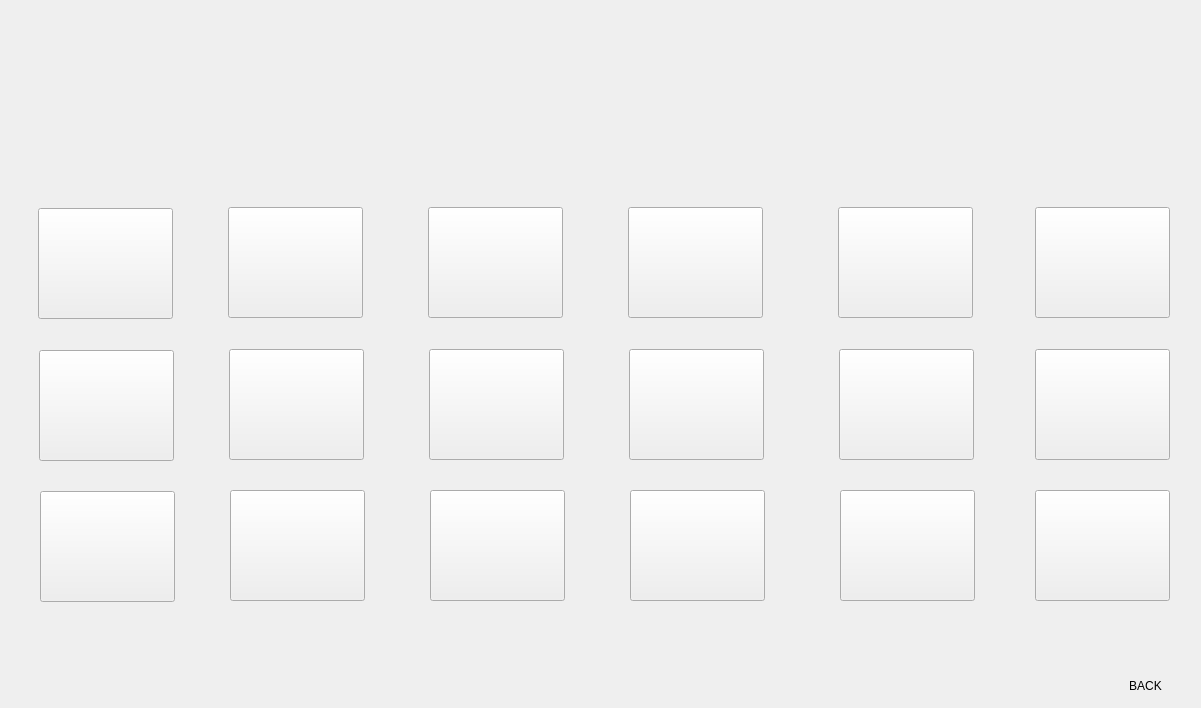
<?xml version="1.0" encoding="UTF-8"?>
<ui version="4.0">
 <class>MainWindow</class>
 <widget class="QMainWindow" name="MainWindow">
  <property name="geometry">
   <rect>
    <x>0</x>
    <y>0</y>
    <width>1201</width>
    <height>708</height>
   </rect>
  </property>
  <property name="windowTitle">
   <string>MainWindow</string>
  </property>
  <property name="styleSheet">
   <string notr="true">background-image:url(:/MENU/278352262_1030851091181698_28569167491434822_n.png);</string>
  </property>
  <widget class="QWidget" name="centralwidget">
   <widget class="QPushButton" name="pushButton">
    <property name="geometry">
     <rect>
      <x>38</x>
      <y>208</y>
      <width>135</width>
      <height>111</height>
     </rect>
    </property>
    <property name="styleSheet">
     <string notr="true">border-image : url(:/newPrefix/hit-dat.jpg);</string>
    </property>
    <property name="text">
     <string/>
    </property>
   </widget>
   <widget class="QPushButton" name="pushButton_2">
    <property name="geometry">
     <rect>
      <x>39</x>
      <y>350</y>
      <width>135</width>
      <height>111</height>
     </rect>
    </property>
    <property name="styleSheet">
     <string notr="true">border-image : url(:/MENU/nguc.jpg);</string>
    </property>
    <property name="text">
     <string/>
    </property>
   </widget>
   <widget class="QPushButton" name="pushButton_3">
    <property name="geometry">
     <rect>
      <x>40</x>
      <y>491</y>
      <width>135</width>
      <height>111</height>
     </rect>
    </property>
    <property name="styleSheet">
     <string notr="true">border-image: url(:/MENU/taytruoc.png);</string>
    </property>
    <property name="text">
     <string/>
    </property>
   </widget>
   <widget class="QPushButton" name="pushButton_4">
    <property name="geometry">
     <rect>
      <x>228</x>
      <y>207</y>
      <width>135</width>
      <height>111</height>
     </rect>
    </property>
    <property name="styleSheet">
     <string notr="true">border-image: url(:/MENU/taysau.jpg);</string>
    </property>
    <property name="text">
     <string/>
    </property>
   </widget>
   <widget class="QPushButton" name="pushButton_5">
    <property name="geometry">
     <rect>
      <x>229</x>
      <y>349</y>
      <width>135</width>
      <height>111</height>
     </rect>
    </property>
    <property name="styleSheet">
     <string notr="true">border-image : url(:/newPrefix/chan.jpg)</string>
    </property>
    <property name="text">
     <string/>
    </property>
   </widget>
   <widget class="QPushButton" name="pushButton_6">
    <property name="geometry">
     <rect>
      <x>230</x>
      <y>490</y>
      <width>135</width>
      <height>111</height>
     </rect>
    </property>
    <property name="styleSheet">
     <string notr="true">border-image : url(:/MENU/mong.png);</string>
    </property>
    <property name="text">
     <string/>
    </property>
   </widget>
   <widget class="QPushButton" name="pushButton_7">
    <property name="geometry">
     <rect>
      <x>428</x>
      <y>207</y>
      <width>135</width>
      <height>111</height>
     </rect>
    </property>
    <property name="styleSheet">
     <string notr="true">border-image : url(:/MENU/nguc.jpg);</string>
    </property>
    <property name="text">
     <string/>
    </property>
   </widget>
   <widget class="QPushButton" name="pushButton_8">
    <property name="geometry">
     <rect>
      <x>429</x>
      <y>349</y>
      <width>135</width>
      <height>111</height>
     </rect>
    </property>
    <property name="styleSheet">
     <string notr="true">border-image: url(:/MENU/taytruoc.png);</string>
    </property>
    <property name="text">
     <string/>
    </property>
   </widget>
   <widget class="QPushButton" name="pushButton_9">
    <property name="geometry">
     <rect>
      <x>430</x>
      <y>490</y>
      <width>135</width>
      <height>111</height>
     </rect>
    </property>
    <property name="styleSheet">
     <string notr="true">border-image :url(:/newPrefix/tay-sau-voi-ghe.jpg);</string>
    </property>
    <property name="text">
     <string/>
    </property>
   </widget>
   <widget class="QPushButton" name="pushButton_10">
    <property name="geometry">
     <rect>
      <x>628</x>
      <y>207</y>
      <width>135</width>
      <height>111</height>
     </rect>
    </property>
    <property name="styleSheet">
     <string notr="true">border-image: url(:/MENU/taysau.jpg);</string>
    </property>
    <property name="text">
     <string/>
    </property>
   </widget>
   <widget class="QPushButton" name="pushButton_11">
    <property name="geometry">
     <rect>
      <x>629</x>
      <y>349</y>
      <width>135</width>
      <height>111</height>
     </rect>
    </property>
    <property name="styleSheet">
     <string notr="true">border-image : url(:/newPrefix/dui.jpg);</string>
    </property>
    <property name="text">
     <string/>
    </property>
   </widget>
   <widget class="QPushButton" name="pushButton_12">
    <property name="geometry">
     <rect>
      <x>630</x>
      <y>490</y>
      <width>135</width>
      <height>111</height>
     </rect>
    </property>
    <property name="styleSheet">
     <string notr="true">border-image: url(:/MENU/chan.jpg);</string>
    </property>
    <property name="text">
     <string/>
    </property>
   </widget>
   <widget class="QPushButton" name="pushButton_13">
    <property name="geometry">
     <rect>
      <x>838</x>
      <y>207</y>
      <width>135</width>
      <height>111</height>
     </rect>
    </property>
    <property name="styleSheet">
     <string notr="true">border-image : url(:/newPrefix/hit-dat.jpg);</string>
    </property>
    <property name="text">
     <string/>
    </property>
   </widget>
   <widget class="QPushButton" name="pushButton_14">
    <property name="geometry">
     <rect>
      <x>839</x>
      <y>349</y>
      <width>135</width>
      <height>111</height>
     </rect>
    </property>
    <property name="styleSheet">
     <string notr="true">border-image : url(:/MENU/nguc.jpg);</string>
    </property>
    <property name="text">
     <string/>
    </property>
   </widget>
   <widget class="QPushButton" name="pushButton_15">
    <property name="geometry">
     <rect>
      <x>840</x>
      <y>490</y>
      <width>135</width>
      <height>111</height>
     </rect>
    </property>
    <property name="styleSheet">
     <string notr="true">border-image: url(:/MENU/taytruoc.png);</string>
    </property>
    <property name="text">
     <string/>
    </property>
   </widget>
   <widget class="QPushButton" name="pushButton_16">
    <property name="geometry">
     <rect>
      <x>1035</x>
      <y>207</y>
      <width>135</width>
      <height>111</height>
     </rect>
    </property>
    <property name="styleSheet">
     <string notr="true">border-image: url(:/MENU/taysau.jpg);</string>
    </property>
    <property name="text">
     <string/>
    </property>
   </widget>
   <widget class="QPushButton" name="pushButton_17">
    <property name="geometry">
     <rect>
      <x>1035</x>
      <y>349</y>
      <width>135</width>
      <height>111</height>
     </rect>
    </property>
    <property name="styleSheet">
     <string notr="true">border-image : url(:/newPrefix/gap-bung.jpg);</string>
    </property>
    <property name="text">
     <string/>
    </property>
   </widget>
   <widget class="QPushButton" name="pushButton_18">
    <property name="geometry">
     <rect>
      <x>1035</x>
      <y>490</y>
      <width>135</width>
      <height>111</height>
     </rect>
    </property>
    <property name="styleSheet">
     <string notr="true">border-image: url(:/MENU/chan.jpg);</string>
    </property>
    <property name="text">
     <string/>
    </property>
   </widget>
   <widget class="QPushButton" name="Back_TimeTable">
    <property name="geometry">
     <rect>
      <x>1110</x>
      <y>670</y>
      <width>71</width>
      <height>31</height>
     </rect>
    </property>
    <property name="styleSheet">
     <string notr="true">
background-colorr : rgb(0, 255, 0);
border-radius: 10px;</string>
    </property>
    <property name="text">
     <string>BACK</string>
    </property>
   </widget>
  </widget>
 </widget>
 <resources>
  <include location="MENU.qrc"/>
  <include location="image.qrc"/>
 </resources>
 <connections/>
</ui>
